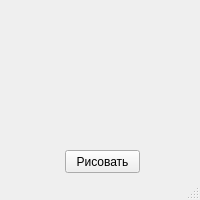
<?xml version="1.0" encoding="UTF-8"?>
<ui version="4.0">
 <class>MainWindow</class>
 <widget class="QMainWindow" name="MainWindow">
  <property name="geometry">
   <rect>
    <x>0</x>
    <y>0</y>
    <width>200</width>
    <height>200</height>
   </rect>
  </property>
  <property name="windowTitle">
   <string>Git и желтые окружности</string>
  </property>
  <widget class="QWidget" name="centralwidget">
   <widget class="QPushButton" name="pushButton">
    <property name="geometry">
     <rect>
      <x>65</x>
      <y>150</y>
      <width>75</width>
      <height>23</height>
     </rect>
    </property>
    <property name="text">
     <string>Рисовать</string>
    </property>
   </widget>
  </widget>
  <widget class="QStatusBar" name="statusbar"/>
 </widget>
 <resources/>
 <connections/>
</ui>
